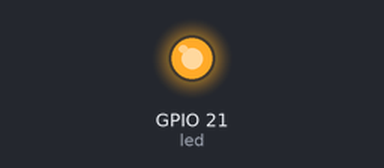
Simulated run of this program. Board: Raspberry Pi (BCM pin numbers). On the bench: output pins drawn as LEDs (lit = HIGH). What the program prints to the terminal is not drawn.

Above: at 0.1 s.
Timing chart, 0 to 1.6 s (numbered marks = the images above):
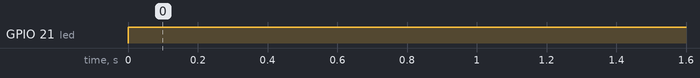

Measured:
- by itself, GPIO 21 (led): LOW → HIGH at 0.00 s

The program:

LED.py
```python
from gpiozero import LED
from time import sleep

led = LED(21)

while True:
        #print("Start")
        #led.on()
        #sleep(1)
        #print("OFF")
        #led.off()
        #sleep(1)
        print("BLINK")
        led.blink()
```
